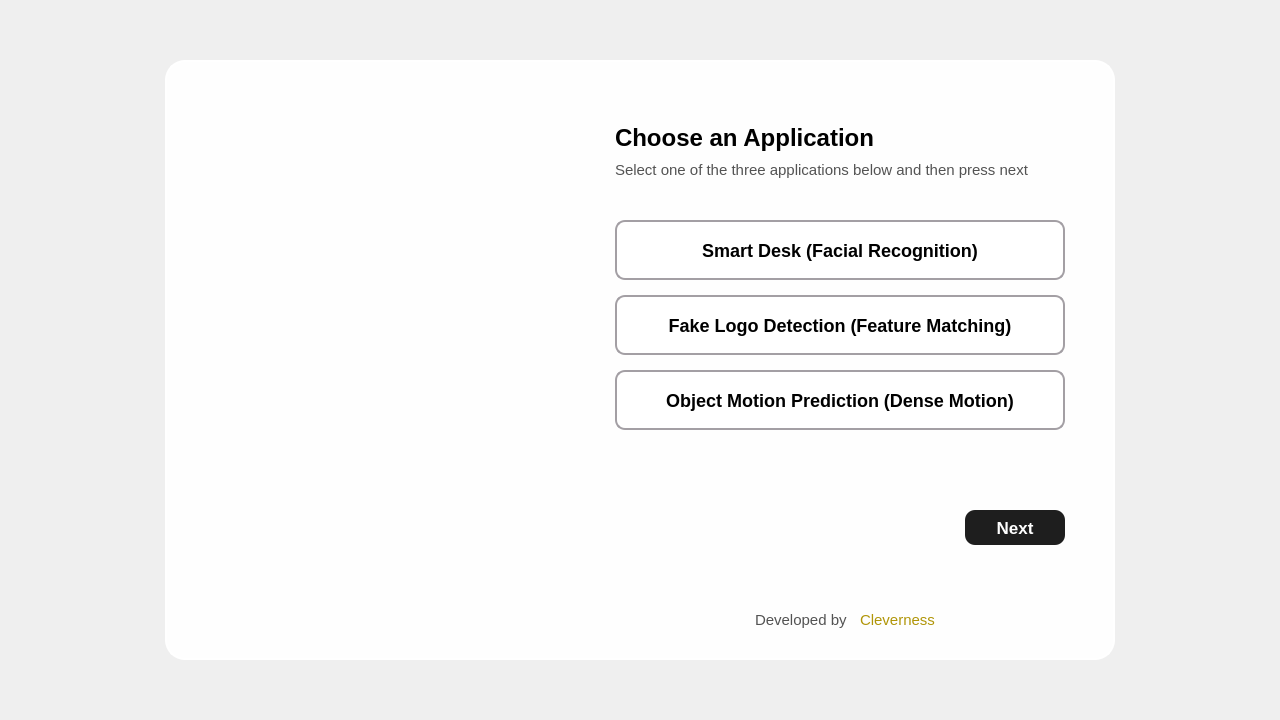
<?xml version="1.0" encoding="UTF-8"?>
<ui version="4.0">
 <class>Dialog</class>
 <widget class="QDialog" name="Dialog">
  <property name="geometry">
   <rect>
    <x>0</x>
    <y>0</y>
    <width>1280</width>
    <height>720</height>
   </rect>
  </property>
  <property name="windowTitle">
   <string>Home</string>
  </property>
  <property name="styleSheet">
   <string notr="true"/>
  </property>
  <widget class="QWidget" name="dashboard" native="true">
   <property name="geometry">
    <rect>
     <x>165</x>
     <y>60</y>
     <width>950</width>
     <height>600</height>
    </rect>
   </property>
   <property name="styleSheet">
    <string notr="true">QWidget#dashboard{
background: rgba(255, 255, 255, 0.95);
border: 2px solid #FFFFFF;
box-sizing: border-box;
box-shadow: 0px 4px 4px rgba(0, 0, 0, 0.25);
border-radius: 20px;
}</string>
   </property>
   <widget class="QPushButton" name="nextButton">
    <property name="geometry">
     <rect>
      <x>800</x>
      <y>450</y>
      <width>100</width>
      <height>35</height>
     </rect>
    </property>
    <property name="styleSheet">
     <string notr="true">QPushButton{
background: rgba(18, 18, 18, 0.95);
box-shadow: 0px 4px 4px rgba(0, 0, 0, 0.25);
border-radius: 10px;

position: absolute;

font-family: 'Rockwell';
font-style: normal;
font-weight: 700;
font-size: 17px;
line-height: 23px;
display: flex;
align-items: center;
text-align: center;

color: #FFFFFF;
}

QPushButton:hover{

background: #F0F0F0;
border: 2px solid #000000;
box-sizing: border-box;
border-radius: 10px;

position: absolute;

font-family: 'Rockwell';
font-style: normal;
font-weight: 700;
font-size: 17px;
line-height: 23px;
display: flex;
align-items: center;
text-align: center;

color: #000000;
}

</string>
    </property>
    <property name="text">
     <string>Next</string>
    </property>
   </widget>
   <widget class="QLabel" name="label">
    <property name="geometry">
     <rect>
      <x>450</x>
      <y>60</y>
      <width>341</width>
      <height>35</height>
     </rect>
    </property>
    <property name="styleSheet">
     <string notr="true">position: absolute;

font-family: 'Rockwell';
font-style: normal;
font-weight: 700;
font-size: 24px;
line-height: 34px;

color: #000000;

</string>
    </property>
    <property name="text">
     <string>Choose an Application</string>
    </property>
   </widget>
   <widget class="QLabel" name="robotImage">
    <property name="geometry">
     <rect>
      <x>0</x>
      <y>60</y>
      <width>441</width>
      <height>521</height>
     </rect>
    </property>
    <property name="text">
     <string/>
    </property>
    <property name="pixmap">
     <pixmap>../assets/Omnibot_2000-removebg-preview.png</pixmap>
    </property>
   </widget>
   <widget class="QLabel" name="label_2">
    <property name="geometry">
     <rect>
      <x>450</x>
      <y>100</y>
      <width>451</width>
      <height>20</height>
     </rect>
    </property>
    <property name="styleSheet">
     <string notr="true">font-family: 'Rockwell';
font-style: normal;
font-weight: 400;
font-size: 15px;
line-height: 23px;

color: #535353;

</string>
    </property>
    <property name="text">
     <string>Select one of the three applications below and then press next</string>
    </property>
   </widget>
   <widget class="QLabel" name="label_3">
    <property name="geometry">
     <rect>
      <x>590</x>
      <y>550</y>
      <width>101</width>
      <height>20</height>
     </rect>
    </property>
    <property name="styleSheet">
     <string notr="true">font-family: 'Rockwell';
font-style: normal;
font-weight: 400;
font-size: 15px;
line-height: 23px;

color: #535353;

</string>
    </property>
    <property name="text">
     <string>Developed by</string>
    </property>
   </widget>
   <widget class="QLabel" name="label_4">
    <property name="geometry">
     <rect>
      <x>695</x>
      <y>550</y>
      <width>81</width>
      <height>20</height>
     </rect>
    </property>
    <property name="styleSheet">
     <string notr="true">font-family: 'Rockwell';
font-style: normal;
font-weight: 400;
font-size: 15px;
line-height: 23px;

color: #B09508;

</string>
    </property>
    <property name="text">
     <string>Cleverness</string>
    </property>
   </widget>
   <widget class="QLabel" name="label_5">
    <property name="geometry">
     <rect>
      <x>565</x>
      <y>550</y>
      <width>21</width>
      <height>25</height>
     </rect>
    </property>
    <property name="text">
     <string/>
    </property>
    <property name="pixmap">
     <pixmap>../assets/fa-solid_copyright.png</pixmap>
    </property>
   </widget>
   <widget class="QPushButton" name="facialRec">
    <property name="geometry">
     <rect>
      <x>450</x>
      <y>160</y>
      <width>450</width>
      <height>60</height>
     </rect>
    </property>
    <property name="styleSheet">
     <string notr="true">QPushButton{
background: #FFFFFF;
border: 2px solid #A39FA4;
box-sizing: border-box;
border-radius: 10px;


/* Smart Desk (Facial Recognition) */

position: absolute;
width: 419px;
height: 21px;
left: 633px;
top: 253px;

font-family: 'Rockwell';
font-style: normal;
font-weight: 600;
font-size: 18px;
line-height: 25px;
display: flex;
align-items: center;
text-align: center;

color: #000000;
}

QPushButton::pressed{
background: #CCCCCC;
border: 2px solid #A39FA4;
box-sizing: border-box;
border-radius: 10px;


/* Smart Desk (Facial Recognition) */

position: absolute;
width: 419px;
height: 21px;
left: 633px;
top: 253px;

font-family: 'Rockwell';
font-style: normal;
font-weight: 600;
font-size: 18px;
line-height: 25px;
display: flex;
align-items: center;
text-align: center;

color: #000000;
}

</string>
    </property>
    <property name="text">
     <string>Smart Desk (Facial Recognition)</string>
    </property>
   </widget>
   <widget class="QPushButton" name="featureMatching">
    <property name="geometry">
     <rect>
      <x>450</x>
      <y>235</y>
      <width>450</width>
      <height>60</height>
     </rect>
    </property>
    <property name="styleSheet">
     <string notr="true">background: #FFFFFF;
border: 2px solid #A39FA4;
box-sizing: border-box;
border-radius: 10px;


/* Smart Desk (Facial Recognition) */

position: absolute;
width: 419px;
height: 21px;
left: 633px;
top: 253px;

font-family: 'Rockwell';
font-style: normal;
font-weight: 600;
font-size: 18px;
line-height: 25px;
display: flex;
align-items: center;
text-align: center;

color: #000000;

</string>
    </property>
    <property name="text">
     <string>Fake Logo Detection (Feature Matching)</string>
    </property>
   </widget>
   <widget class="QPushButton" name="denseMotion">
    <property name="geometry">
     <rect>
      <x>450</x>
      <y>310</y>
      <width>450</width>
      <height>60</height>
     </rect>
    </property>
    <property name="styleSheet">
     <string notr="true">background: #FFFFFF;
border: 2px solid #A39FA4;
box-sizing: border-box;
border-radius: 10px;


/* Smart Desk (Facial Recognition) */

position: absolute;
width: 419px;
height: 21px;
left: 633px;
top: 253px;

font-family: 'Rockwell';
font-style: normal;
font-weight: 600;
font-size: 18px;
line-height: 25px;
display: flex;
align-items: center;
text-align: center;

color: #000000;

</string>
    </property>
    <property name="text">
     <string>Object Motion Prediction (Dense Motion)</string>
    </property>
   </widget>
   <widget class="QLabel" name="error">
    <property name="geometry">
     <rect>
      <x>669</x>
      <y>420</y>
      <width>231</width>
      <height>20</height>
     </rect>
    </property>
    <property name="styleSheet">
     <string notr="true">color: rgb(170, 0, 0);
font: 8.5pt &quot;Rockwell&quot;;</string>
    </property>
    <property name="text">
     <string/>
    </property>
   </widget>
  </widget>
  <widget class="QLabel" name="bg_image">
   <property name="geometry">
    <rect>
     <x>0</x>
     <y>0</y>
     <width>1280</width>
     <height>720</height>
    </rect>
   </property>
   <property name="text">
    <string/>
   </property>
   <property name="pixmap">
    <pixmap>../assets/Background.png</pixmap>
   </property>
  </widget>
  <zorder>bg_image</zorder>
  <zorder>dashboard</zorder>
 </widget>
 <resources>
  <include location="../assets/Background_source.qrc"/>
 </resources>
 <connections/>
</ui>
